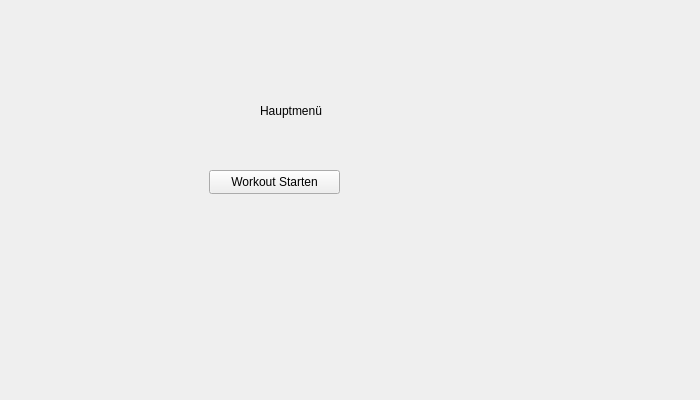
<?xml version="1.0" encoding="UTF-8"?>
<ui version="4.0">
 <class>MainWindow</class>
 <widget class="QMainWindow" name="MainWindow">
  <property name="geometry">
   <rect>
    <x>0</x>
    <y>0</y>
    <width>700</width>
    <height>400</height>
   </rect>
  </property>
  <property name="windowTitle">
   <string>MainWindow</string>
  </property>
  <widget class="QWidget" name="centralwidget">
   <widget class="QStackedWidget" name="stackedWidget">
    <property name="geometry">
     <rect>
      <x>90</x>
      <y>20</y>
      <width>481</width>
      <height>211</height>
     </rect>
    </property>
    <widget class="QWidget" name="page">
     <widget class="QLabel" name="label">
      <property name="geometry">
       <rect>
        <x>170</x>
        <y>60</y>
        <width>121</width>
        <height>61</height>
       </rect>
      </property>
      <property name="text">
       <string>Hauptmenü</string>
      </property>
     </widget>
     <widget class="QPushButton" name="pbtn_start_workout">
      <property name="geometry">
       <rect>
        <x>119</x>
        <y>150</y>
        <width>131</width>
        <height>24</height>
       </rect>
      </property>
      <property name="text">
       <string>Workout Starten</string>
      </property>
     </widget>
    </widget>
   </widget>
  </widget>
 </widget>
 <resources/>
 <connections/>
</ui>
